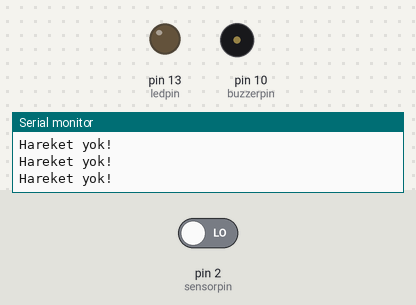
Simulated run of this sketch. Board: Arduino Uno, built with avr-gcc and run on an emulated ATmega328P. Shown: output pins drawn as LEDs (lit = HIGH), buzzer (waves = sounding), the last lines printed to the serial monitor. The inputs (shaded band) are chosen by the test bench; at power-on: pin 2 (sensorpin) LOW.

Above: at 1.4 s.
1.5 s: pin 2 (sensorpin) driven HIGH
At 2.0 s:
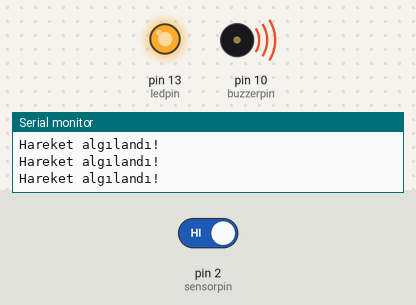
3.0 s: pin 2 (sensorpin) driven LOW
At 4.4 s:
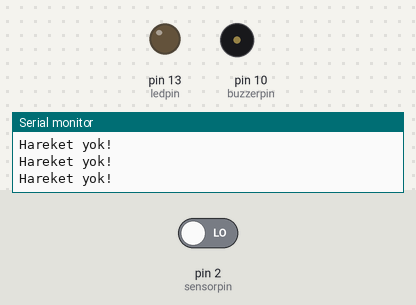
Timing chart, 0 to 6.0 s (numbered marks = the images above; inputs shaded):
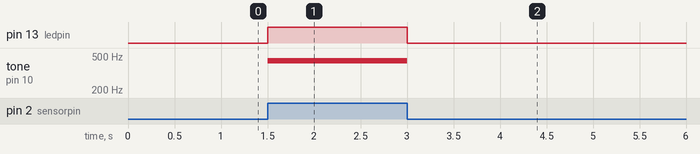

Measured:
- after the input at 1.5 s, pin 13 (ledpin): LOW → HIGH at once; tone on pin 10 (buzzerpin): silent → 440 Hz at once
- after the input at 3.0 s, pin 13 (ledpin): HIGH → LOW at once; tone on pin 10 (buzzerpin): 440 Hz → silent at once

The sketch:

3.7.1._Hareket_ile_LED_yakma.ino
```cpp
int ledpin = 13;     // LED pini tanımlanır.
int sensorpin = 2;   // PIR sensör pini tanımlanır.
int pirState = LOW;  // PIR sensörünün başlangıçta hareket algılamadığı varsayılır.
int deger = 0;       // deger değişkenine başlangıç değeri 0 atanır.
int buzzerpin = 10;  //Buzzer pini tanımlanır.

void setup() {
pinMode(ledpin, OUTPUT);   // LED pini çıkış olarak tanımlanır.
pinMode(sensorpin, INPUT); // Sensör pini giriş olarak tanımlanır.
pinMode(buzzerpin, OUTPUT); //Buzzer pini çıkış olarak tanımlanır.
Serial.begin(9600);   // Seri veri girişi başlatılır.
}

void loop(){
deger = digitalRead(sensorpin);  // sensörden okunan değer değişkene atanır.
if (deger == HIGH) {            // Eğer hareket algılanıp değer HIGH olursa...
digitalWrite(ledpin, HIGH);  // LED yanar.
Serial.println("Hareket algılandı!"); //seriport ekranına "Hareket Algılandı" yazar.
tone(buzzerpin, 440); //Buzzer ses çıkarmaya başlar.
delay(150);
}
else  if (deger == LOW) { // Eğer hareket olmazsa...
digitalWrite(ledpin, LOW); // LED söner
noTone(buzzerpin); //buzzer susar
delay(300);
// Seriport ekranına "Hareket yok!" yazar.
Serial.println("Hareket yok!");
}
}
```
